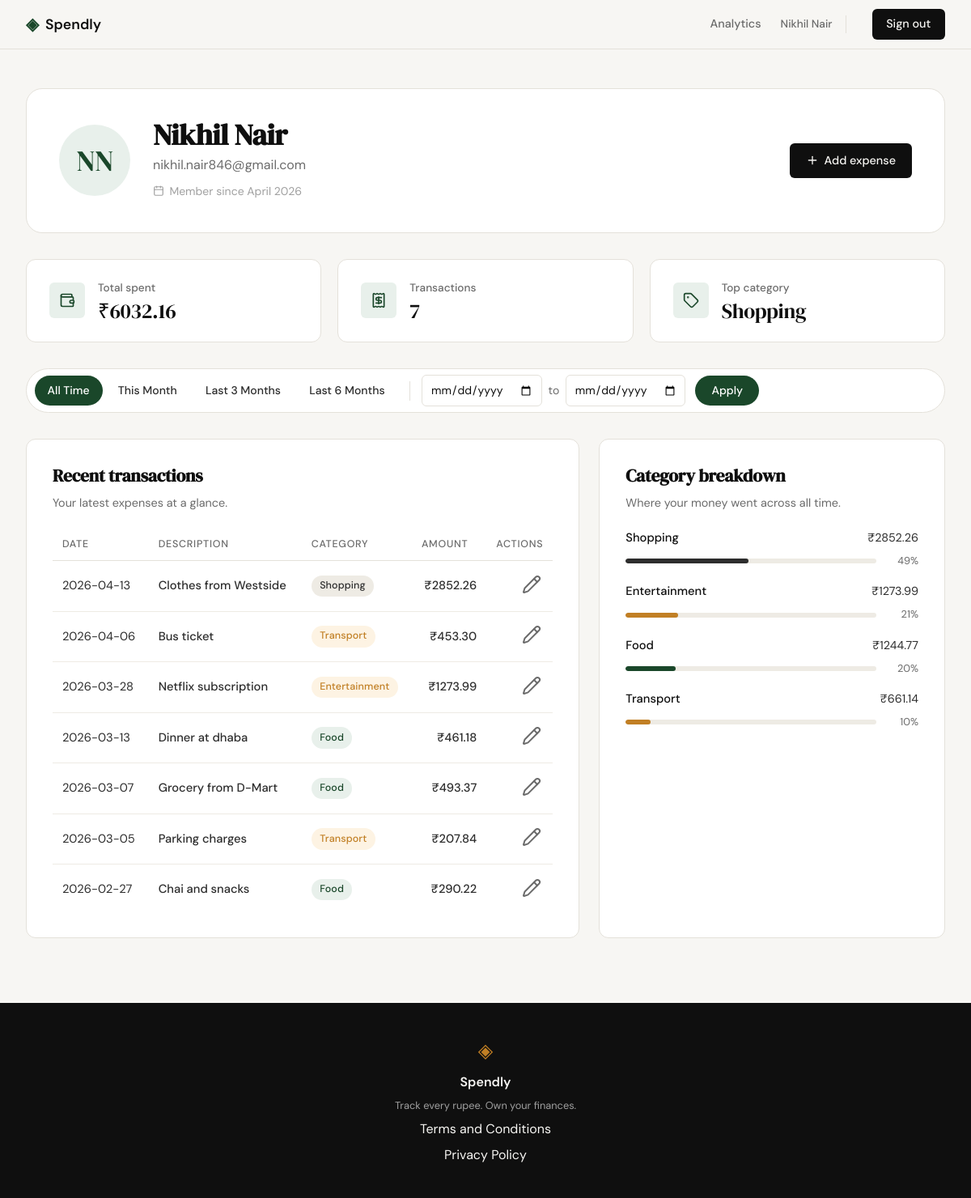
Screenshot of /profile (signed in) with the database file from the repository.
### tables this page shows
CREATE TABLE users (
            id           INTEGER PRIMARY KEY AUTOINCREMENT,
            name         TEXT    NOT NULL,
            email        TEXT    UNIQUE NOT NULL,
            password_hash TEXT   NOT NULL,
            created_at   TEXT    DEFAULT (datetime('now'))
        );

CREATE TABLE expenses (
            id          INTEGER PRIMARY KEY AUTOINCREMENT,
            user_id     INTEGER NOT NULL REFERENCES users(id),
            amount      REAL    NOT NULL,
            category    TEXT    NOT NULL,
            date        TEXT    NOT NULL,
            description TEXT,
            created_at  TEXT    DEFAULT (datetime('now'))
        );

### app.py (the view)
@app.route("/profile")
def profile():
    if not session.get("user_id"):
        return redirect(url_for("login"))
    user_id = session["user_id"]
    date_from = _parse_iso_date(request.args.get("date_from"))
    date_to   = _parse_iso_date(request.args.get("date_to"))
    user         = get_user_by_id(user_id)
    stats        = get_summary_stats(user_id, date_from=date_from, date_to=date_to)
    transactions = get_recent_transactions(user_id, date_from=date_from, date_to=date_to)
    categories   = get_category_breakdown(user_id, date_from=date_from, date_to=date_to)
    presets = _build_presets(datetime.date.today())
    active_preset = None
    if date_from is None and date_to is None:
        active_preset = "all_time"
    else:
        for name, (p_from, p_to) in presets.items():
            if date_from == p_from and date_to == p_to:
                active_preset = name
                break
    return render_template(
        "profile.html",
        user=user,
        stats=stats,
        transactions=transactions,
        categories=categories,
        date_from=date_from,
        date_to=date_to,
        active_preset=active_preset,
        presets=presets,
        filter_label_from=_format_label(date_from),
        filter_label_to=_format_label(date_to),
    )

### app.py (called while the page is built)
def _parse_iso_date(value):
    if not value:
        return None
    try:
        datetime.date.fromisoformat(value)
        return value
    except ValueError:
        return None

def _format_label(value):
    if not value:
        return None
    try:
        return datetime.date.fromisoformat(value).strftime("%d %b %Y")
    except ValueError:
        return None

def _months_ago_start(today, n):
    month = today.month - n
    year = today.year
    while month <= 0:
        month += 12
        year -= 1
    return datetime.date(year, month, 1).isoformat()

def _build_presets(today):
    return {
        "this_month":    (today.replace(day=1).isoformat(), today.isoformat()),
        "last_3_months": (_months_ago_start(today, 3), today.isoformat()),
        "last_6_months": (_months_ago_start(today, 6), today.isoformat()),
    }

### database/db.py (called while the page is built)
def get_db():
    conn = sqlite3.connect(DB_PATH)
    conn.row_factory = sqlite3.Row
    conn.execute("PRAGMA foreign_keys = ON")
    return conn

### database/queries.py (called while the page is built)
def _date_clause(date_from, date_to):
    parts, params = [], []
    if date_from:
        parts.append("AND date >= ?")
        params.append(date_from)
    if date_to:
        parts.append("AND date <= ?")
        params.append(date_to)
    return (" " + " ".join(parts) if parts else "", params)

def get_user_by_id(user_id):
    conn = get_db()
    row = conn.execute(
        "SELECT id, name, email, created_at FROM users WHERE id = ?",
        (user_id,),
    ).fetchone()
    conn.close()
    if row is None:
        return None
    dt = datetime.datetime.fromisoformat(row["created_at"])
    member_since = dt.strftime("%B %Y")
    words = row["name"].split()
    if len(words) == 1:
        initials = words[0][0].upper()
    else:
        initials = words[0][0].upper() + words[-1][0].upper()
    return {
        "name": row["name"],
        "email": row["email"],
        "initials": initials,
        "member_since": member_since,
    }

### templates/profile.html (shortened to what this page needs)
{% extends "base.html" %}
{% block head %}
<link rel="stylesheet" href="{{ url_for('static', filename='css/profile.css') }}">
{% endblock %}
{% block content %}
<section class="profile-section">
    <div class="profile-inner">
        <header class="profile-header">
            <div class="profile-avatar">{{ user.initials }}</div>
            <div class="profile-identity">
                <h1 class="profile-name">{{ user.name }}</h1>
                <p class="profile-email">{{ user.email }}</p>
                <p class="profile-meta">
                    <i data-lucide="calendar"></i>
                    <span>Member since {{ user.member_since }}</span>
                </p>
            </div>
            <div class="profile-header-actions">
                <a href="{{ url_for('add_expense') }}" class="btn-primary">
                    <i data-lucide="plus"></i> Add expense
                </a>
            </div>
        </header>
        <div class="profile-stats">
            <article class="stat-card">
                <div class="stat-icon"><i data-lucide="wallet"></i></div>
                <div class="stat-body">
                    <p class="stat-label">Total spent</p>
                    <p class="stat-value">₹{{ stats.total_spent }}</p>
                </div>
            </article>
            <article class="stat-card">
                <div class="stat-icon"><i data-lucide="receipt"></i></div>
                <div class="stat-body">
                    <p class="stat-label">Transactions</p>
                    <p class="stat-value">{{ stats.transaction_count }}</p>
                </div>
            </article>
            <article class="stat-card">
                <div class="stat-icon"><i data-lucide="tag"></i></div>
                <div class="stat-body">
                    <p class="stat-label">Top category</p>
                    <p class="stat-value">{{ stats.top_category }}</p>
                </div>
            </article>
        </div>
        <form class="filter-bar" method="get" action="{{ url_for('profile') }}">
            <div class="filter-presets">
                <a href="{{ url_for('profile') }}"
                   class="filter-preset {% if active_preset == 'all_time' %}filter-preset--active{% endif %}">All Time</a>
                <a href="{{ url_for('profile', date_from=presets['this_month'][0], date_to=presets['this_month'][1]) }}"
                   class="filter-preset {% if active_preset == 'this_month' %}filter-preset--active{% endif %}">This Month</a>
                <a href="{{ url_for('profile', date_from=presets['last_3_months'][0], date_to=presets['last_3_months'][1]) }}"
                   class="filter-preset {% if active_preset == 'last_3_months' %}filter-preset--active{% endif %}">Last 3 Months</a>
                <a href="{{ url_for('profile', date_from=presets['last_6_months'][0], date_to=presets['last_6_months'][1]) }}"
                   class="filter-preset {% if active_preset == 'last_6_months' %}filter-preset--active{% endif %}">Last 6 Months</a>
            </div>
            <div class="filter-range">
                <input type="date" id="date_from" name="date_from" value="{{ date_from or '' }}">
                <span class="filter-range-sep">to</span>
                <input type="date" id="date_to" name="date_to" value="{{ date_to or '' }}">
            </div>
            <button type="submit" class="filter-apply">Apply</button>
        </form>
        <div class="profile-grid">
            <section class="profile-card tx-card">
                <header class="card-header">
                    <h2 class="card-title">Recent transactions</h2>
                    <p class="card-subtitle">Your latest expenses at a glance.</p>
                </header>
                <div class="tx-table-wrap">
                    <table class="tx-table">
                        <thead>
                            <tr>
                                <th>Date</th>
                                <th>Description</th>
                                <th>Category</th>
                                <th class="tx-amount-col">Amount</th>
                                <th class="tx-actions-col">Actions</th>
                            </tr>
                        </thead>
                        <tbody>
                            {% for tx in transactions %}
                            <tr>
                                <td class="tx-date">{{ tx.date }}</td>
                                <td class="tx-desc">{{ tx.description }}</td>
                                <td>
                                    <span class="tx-badge badge-{{ tx.category | lower }}">{{ tx.category }}</span>
                                </td>
                                <td class="tx-amount">₹{{ tx.amount }}</td>
                                <td class="tx-actions">
                                    <a href="{{ url_for('edit_expense', id=tx.id) }}"
                                       class="tx-edit-link" aria-label="Edit expense">
                                        <i data-lucide="pencil"></i>
                                    </a>
                                </td>
                            </tr>
                            {% endfor %}
                        </tbody>
                    </table>
                </div>
            </section>
            <section class="profile-card cat-card">
                <header class="card-header">
                    <h2 class="card-title">Category breakdown</h2>
                    <p class="card-subtitle">
                        {% if active_preset == 'this_month' %}Where your money went this month.
                        {% elif active_preset == 'all_time' %}Where your money went across all time.
                        {% else %}Where your money went in the selected period.{% endif %}
                    </p>
                </header>
                <ul class="cat-list">
                    {% for cat in categories %}
                    <li class="cat-row">
                        <div class="cat-row-top">
                            <span class="cat-name">{{ cat.name }}</span>
                            <span class="cat-amount">₹{{ cat.amount }}</span>
                        </div>
                        <div class="cat-bar">
                            <div class="cat-bar-fill badge-{{ cat.name | lower }}" style="width: {{ cat.percent }}%"></div>
                        </div>
                        <span class="cat-percent">{{ cat.percent }}%</span>
                    </li>
                    {% endfor %}
                </ul>
            </section>
        </div>
    </div>
</section>
{% endblock %}

### templates/base.html (shortened to what this page needs)
<!DOCTYPE html>
<html lang="en">
<head>
    <link rel="stylesheet" href="{{ url_for('static', filename='css/style.css') }}">
    {% block head %}{% endblock %}
</head>
<body>
    <nav class="navbar">
        <div class="nav-inner">
            <a href="{{ url_for('landing') }}" class="nav-brand">
                <span class="brand-icon">◈</span>
                <span class="brand-name">Spendly</span>
            </a>
            <div class="nav-links">
                {% if session.get('user_id') %}
                <a href="{{ url_for('analytics') }}" class="nav-link {% if request.endpoint == 'analytics' %}is-active{% endif %}">Analytics</a>
                <a href="{{ url_for('profile') }}" class="nav-user">{{ session.get('user_name') }}</a>
                <a href="{{ url_for('logout') }}" class="nav-cta">Sign out</a>
                {% else %}
                <a href="{{ url_for('login') }}">Sign in</a>
                <a href="{{ url_for('register') }}" class="nav-cta">Get started</a>
                {% endif %}
            </div>
        </div>
    </nav>
    <main class="main-content">
        {% block content %}{% endblock %}
    </main>
    <footer class="footer">
        <div class="footer-inner">
            <span class="brand-icon">◈</span>
            <span class="footer-name">Spendly</span>
            <p class="footer-copy">Track every rupee. Own your finances.</p>
            <a href="{{ url_for('terms') }}">Terms and Conditions</a>
            <a href="{{ url_for('privacy') }}">Privacy Policy</a>
        </div>
    </footer>
</body>
</html>

### static/css/style.css (style rules this page uses)
:root { --ink: #0f0f0f; --ink-soft: #2d2d2d; --ink-muted: #6b6b6b; --ink-faint: #a0a0a0; --paper: #f7f6f3; --paper-warm: #f0ede6; --paper-card: #ffffff; --accent: #1a472a; --accent-light: #e8f0eb; --accent-2: #c17f24; --accent-2-light: #fdf3e3; --danger: #c0392b; --danger-light: #fdecea; --border: #e4e1da; --border-soft: #eeebe4; --font-display: 'DM Serif Display', Georgia, serif; --font-body: 'DM Sans', system-ui, sans-serif; --max-width: 1200px; --auth-width: 440px; --radius-sm: 6px; --radius-md: 12px; --radius-lg: 20px; }
*, *::before, *::after { box-sizing: border-box; margin: 0; padding: 0; }
html { font-size: 16px; scroll-behavior: smooth; }
body { background: var(--paper); color: var(--ink); font-family: var(--font-body); font-size: 1rem; line-height: 1.6; -webkit-font-smoothing: antialiased; }
a { color: inherit; text-decoration: none; }
.navbar { position: sticky; top: 0; z-index: 100; background: var(--paper); border-bottom: 1px solid var(--border); padding: 0 2rem; }
.nav-inner { max-width: var(--max-width); margin: 0 auto; height: 60px; display: flex; align-items: center; justify-content: space-between; }
.nav-brand { display: flex; align-items: center; gap: 0.5rem; font-family: var(--font-body); font-weight: 600; font-size: 1.1rem; color: var(--ink); }
.brand-icon { color: var(--accent); font-size: 1.3rem; }
.brand-name { color: var(--ink); }
.nav-links { display: flex; align-items: center; gap: 1.5rem; font-size: 0.9rem; font-weight: 500; }
.nav-links a { color: var(--ink-muted); transition: color 0.2s; }
.nav-cta { background: var(--ink) !important; color: var(--paper) !important; padding: 0.45rem 1.1rem; border-radius: var(--radius-sm); transition: background 0.2s !important; }
.nav-link { color: var(--ink-muted); font-size: 0.9rem; font-weight: 500; transition: color 0.2s; }
.nav-user { color: var(--ink-muted); font-size: 0.85rem; font-weight: 500; padding-right: 1rem; border-right: 1px solid var(--border); margin-right: 0.5rem; transition: color 0.2s; }
.main-content { min-height: calc(100vh - 60px - 100px); }
.btn-primary { display: inline-block; background: var(--ink); color: var(--paper); padding: 0.8rem 1.75rem; border-radius: var(--radius-sm); font-family: var(--font-body); font-size: 0.95rem; font-weight: 500; cursor: pointer; border: none; transition: background 0.2s; text-decoration: none; }
.footer { background: var(--ink); color: var(--paper); padding: 2.5rem 2rem; text-align: center; }
.footer-inner { display: flex; flex-direction: column; align-items: center; gap: 0.4rem; }
.footer .brand-icon { color: var(--accent-2); font-size: 1.5rem; }
.footer-name { font-weight: 600; font-size: 1rem; }
.footer-copy { font-size: 0.8rem; color: var(--ink-faint); }

### rows the page displays
users: get "Nikhil Nair", name "Nikhil Nair", email "nikhil.nair846@gmail.com"
expenses: top_category "Shopping", date "2026-04-13", description "Clothes from Westside", category "Shopping", amount "2852.26", name "Shopping", percent "49"
expenses: date "2026-04-06", description "Bus ticket", category "Transport", amount "453.30"
expenses: date "2026-03-28", description "Netflix subscription", category "Entertainment", amount "1273.99", name "Entertainment", percent "21"
expenses: date "2026-03-13", description "Dinner at dhaba", category "Food", amount "461.18"
expenses: date "2026-03-07", description "Grocery from D-Mart", category "Food", amount "493.37"
expenses: date "2026-03-05", description "Parking charges", category "Transport", amount "207.84"
expenses: date "2026-02-27", description "Chai and snacks", category "Food", amount "290.22"

### other values shown
{{ user.initials }} "NN"
{{ user.member_since }} "April 2026"
{{ stats.total_spent }} "6032.16"
{{ stats.transaction_count }} "7"
{{ cat.name }} "Food" "Transport"
{{ cat.amount }} "1244.77" "661.14"
{{ cat.percent }} "20" "10"
